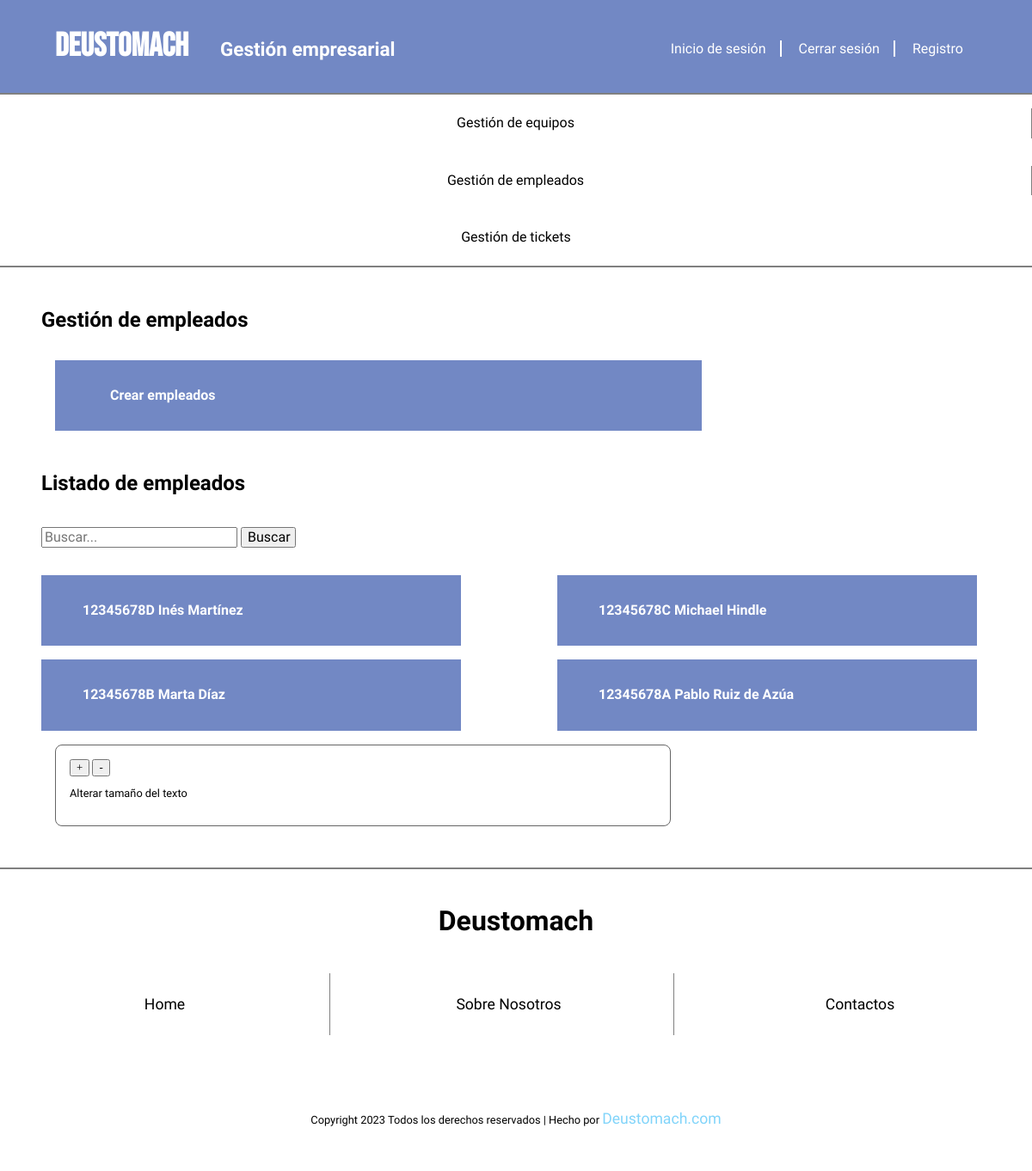
The page /appDeustomachGestion/empleados-menu on the database its author committed.
### appDeustomachGestion/models.py (models this page shows, shortened)
class Empleado(models.Model):
    dni = models.CharField(max_length=20, unique=True)
    nombre = models.CharField(max_length=100)
    apellidos = models.CharField(max_length=100)
    email = models.EmailField()
    telefono = models.CharField(max_length=20)
    created = models.DateTimeField(auto_now_add=True, null=True, blank=True)
    updated = models.DateTimeField(auto_now=True, null=True, blank=True)
    class Meta:
        verbose_name_plural = "empleados"
        verbose_name = "empleado"
        ordering = ["-created"]

### appDeustomachGestion/views.py (the view)
# urls.py: path('empleados-menu', listar_empleados, name='empleados'),
def listar_empleados(request):
    busqueda = request.POST.get("buscar")
    empleados = Empleado.objects.all()
    if busqueda:
        empleados = Empleado.objects.filter(
            Q(dni__icontains=busqueda) |
            Q(nombre__icontains=busqueda)
        ).distinct()
    return render(request, "appDeustomachGestionEmpleados/empleados_menu.html", {"empleados": empleados})

### templates/appDeustomachGestionEmpleados/empleados_menu.html (shortened to what this page needs)
{% extends 'base.html' %}
{% block contenido %}
    <main class="empleados-menu">
    <h2>Gestión de empleados</h2>
        <section class="gestion-tickets">
            <div class="box-empleados-create">
                <a href="{% url 'empleados_create' %}">Crear empleados</a>
            </div>
            <h2>Listado de empleados</h2>
            <div class="box-busqueda">
                <form METHOD="POST">
                    <div class="busqueda">
                        <input type="text" placeholder="Buscar..." name="buscar" value="{{ request.POST.buscar }}" >
                        <button type="submit"> Buscar
                        </button>
                    </div>
                </form>
            </div>
            <div class="empleados-grid">
                {% if empleados %}
                    {% for empleado in empleados %}
                        <div class="box-empleados-item">
                            <a href="{% url 'empleados_show' empleado.pk %}">
                                {{ empleado.dni }} {{ empleado.nombre }} {{ empleado.apellidos }}
                            </a>
                        </div>
                    {% endfor %}
                {% else %}
                    <p>No hay empleados creados.</p>
                {% endif %}
            </div>
        </section>
    </main>
{% endblock %}

### static/css/style.css (style rules this page uses)
html { box-sizing: border-box; }
a, h2, h3, p { font-family: "Raleway",sans-serif; text-decoration: none; color: black; }
h1, h2 { font-family: "Bebas Neue", sans-serif; }
a, h2, p { font-family: "Raleway", sans-serif; text-decoration: none; }
.tickets-menu a, .tickets-index a, .empleados-menu a, .empleados-index a, .equipos-menu a, .equipos-index a { margin-left: 2rem; color: white; font-weight: bold; }
.tickets-grid a, .empleados-grid a, .equipos-grid a { margin-left: 1rem; }
.tickets-menu h2, .tickets-index h2, .tickets-detail h2, .tickets-update h2, .empleados-menu h2, .empleados-index h2, .equipos-menu h2, .equipos-index h2, .equipos-detail h2, .equipos-delete h2, .empleados-detail h2 { margin-top: 3rem; margin-left: 3rem; }
.box-busqueda { display: flex; justify-content: space-between; margin-left: 3rem; padding: 1rem 0; }
.busqueda { height: 1.5rem; }
.busqueda input { font-family: "Raleway",sans-serif; }
.busqueda button { font-family: "Raleway",sans-serif; width: 4rem; height: 1.5rem; }
.box-tickets-index, .box-tickets-create, .box-equipos-index, .box-equipos-create, .box-equipos-delete, .box-empleados-index, .box-empleados-create { padding: 2rem; margin-left: 4rem; margin-right: 24rem; margin-top: 2rem; background-color: #7288c4; }
.box-tickets-create, .box-empleados-create { margin-bottom: 3rem; }
.box-tickets-item, .box-equipos-item, .box-empleados-item { padding: 2rem; margin-left: 4rem; margin-right: 24rem; margin-top: 1rem; background-color: #7288c4; }
.tickets-grid, .equipos-grid, .empleados-grid { display: grid; grid-template-columns: repeat(2, 1fr); }
.box-tickets-item, .box-equipos-item, .box-empleados-item { background-color: #7288c4; padding: 2rem; margin-right: 4rem; margin-left: 3rem; }

### rows shown on the page
Empleado: dni "12345678D", nombre "Inés", apellidos "Martínez"
Empleado: dni "12345678C", nombre "Michael", apellidos "Hindle"
Empleado: dni "12345678B", nombre "Marta", apellidos "Díaz"
Empleado: dni "12345678A", nombre "Pablo", apellidos "Ruiz de Azúa"
